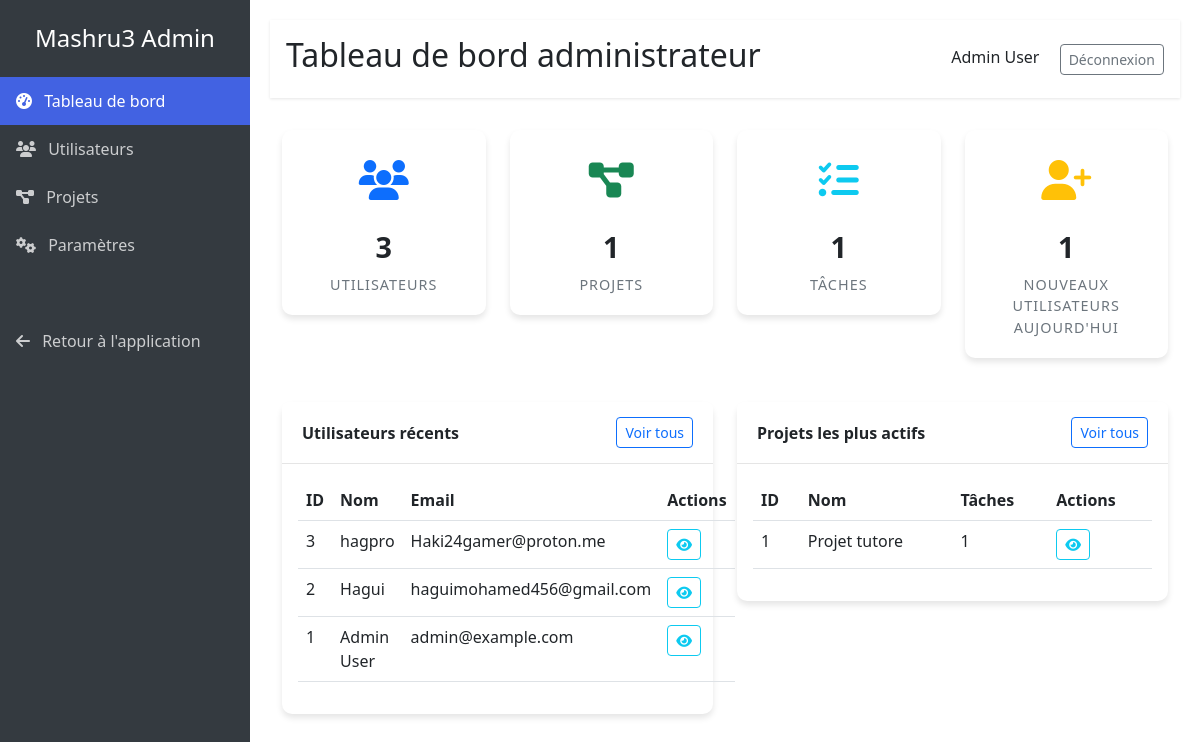
The page /admin (signed in) on the database its author committed.
### app.py (models this page shows)
class User(db.Model):
    user_id = db.Column(db.Integer, primary_key=True)
    name = db.Column(db.String(255), nullable=False)
    image = db.Column(db.String(255))
    password = db.Column(db.String(255), nullable=False)
    email = db.Column(db.String(255), unique=True, nullable=False)
    is_admin = db.Column(db.Boolean, default=False)
    created_at = db.Column(db.DATE, server_default=db.func.current_date())  # Add created_at field

class Project(db.Model):
    project_id = db.Column(db.Integer, primary_key=True)
    name = db.Column(db.String(255), nullable=False)
    description = db.Column(db.Text)
    image = db.Column(db.String(255))
    start_date = db.Column(db.DATE, nullable=True)
    end_date = db.Column(db.DATE, nullable=True)
    finished_date = db.Column(db.DATE, nullable=True)
    created_at = db.Column(db.DATE, server_default=db.func.current_date())

### app.py (the view)
@app.route('/admin')
def admin_dashboard():
    if 'user_id' not in session:
        return redirect(url_for('connexion'))
    user = db.session.get(User, session['user_id'])
    if not user or not user.is_admin:
        return redirect(url_for('dashboard'))
    total_users = User.query.count()
    total_projects = Project.query.count()
    total_tasks = Task.query.count()
    try:
        new_users_today = User.query.filter(User.created_at >= date.today()).count()
    except:
        new_users_today = 0  # Fallback if created_at isn't available on some users
    recent_users = User.query.order_by(User.user_id.desc()).limit(5).all()
    project_stats = db.session.query(
        Project.project_id,
        Project.name,
        db.func.count(Task.task_id).label('task_count')
    ).join(Task, Task.project_id == Project.project_id, isouter=True).group_by(
        Project.project_id, Project.name
    ).order_by(db.desc('task_count')).limit(5).all()
    return render_template(
        'admin/dashboard.html',
        total_users=total_users,
        total_projects=total_projects,
        total_tasks=total_tasks,
        new_users_today=new_users_today,
        recent_users=recent_users,
        project_stats=project_stats
    )

### app.py (called while the page is built)
@app.context_processor
def inject_quote():
    return {'quote': random.choice(COLLABORATION_QUOTES) if 'COLLABORATION_QUOTES' in globals() else None}

@app.context_processor
def inject_user_data():
    if 'user_id' in session:
        user = db.session.get(User, session['user_id'])
        if user:
            return {
                'user_first_name': user.name,
                'user_image': user.image,
                'is_admin': user.is_admin  # Add admin status here
            }
    return {'user_first_name': None, 'user_image': None, 'is_admin': False}

@app.context_processor
def inject_notifications_data():
    if 'user_id' in session:
        unread_count = Notification.query.filter_by(
            recipient_id=session['user_id'],
            is_read=False
        ).count()
        return {'notification_count': unread_count}
    return {'notification_count': 0}

### templates/admin/dashboard.html (shortened to what this page needs)
{% extends 'admin/base.html' %}
{% block page_title %}Tableau de bord administrateur{% endblock %}
{% block content %}
<div class="container-fluid">
    <div class="row mb-4">
        <div class="col-md-3">
            <div class="stat-card text-center">
                <div class="stat-icon text-primary">
                    <i class="fas fa-users"></i>
                </div>
                <div class="stat-number">{{ total_users }}</div>
                <div class="stat-title">Utilisateurs</div>
            </div>
        </div>
        <div class="col-md-3">
            <div class="stat-card text-center">
                <div class="stat-icon text-success">
                    <i class="fas fa-project-diagram"></i>
                </div>
                <div class="stat-number">{{ total_projects }}</div>
                <div class="stat-title">Projets</div>
            </div>
        </div>
        <div class="col-md-3">
            <div class="stat-card text-center">
                <div class="stat-icon text-info">
                    <i class="fas fa-tasks"></i>
                </div>
                <div class="stat-number">{{ total_tasks }}</div>
                <div class="stat-title">Tâches</div>
            </div>
        </div>
        <div class="col-md-3">
            <div class="stat-card text-center">
                <div class="stat-icon text-warning">
                    <i class="fas fa-user-plus"></i>
                </div>
                <div class="stat-number">{{ new_users_today }}</div>
                <div class="stat-title">Nouveaux utilisateurs aujourd'hui</div>
            </div>
        </div>
    </div>
    <div class="row">
        <div class="col-md-6">
            <div class="card">
                <div class="card-header d-flex justify-content-between align-items-center">
                    <span>Utilisateurs récents</span>
                    <a href="{{ url_for('admin_users') }}" class="btn btn-sm btn-outline-primary">Voir tous</a>
                </div>
                <div class="card-body">
                    <table class="table table-hover">
                        <thead>
                            <tr>
                                <th>ID</th>
                                <th>Nom</th>
                                <th>Email</th>
                                <th>Actions</th>
                            </tr>
                        </thead>
                        <tbody>
                            {% for user in recent_users %}
                            <tr>
                                <td>{{ user.user_id }}</td>
                                <td>{{ user.name }}</td>
                                <td>{{ user.email }}</td>
                                <td>
                                    <a href="{{ url_for('admin_user_details', user_id=user.user_id) }}" class="btn btn-sm btn-outline-info">
                                        <i class="fas fa-eye"></i>
                                    </a>
                                </td>
                            </tr>
                            {% else %}
                            <tr>
                                <td colspan="4" class="text-center">Aucun utilisateur trouvé</td>
                            </tr>
                            {% endfor %}
                        </tbody>
                    </table>
                </div>
            </div>
        </div>
        <div class="col-md-6">
            <div class="card">
                <div class="card-header d-flex justify-content-between align-items-center">
                    <span>Projets les plus actifs</span>
                    <a href="{{ url_for('admin_projects') }}" class="btn btn-sm btn-outline-primary">Voir tous</a>
                </div>
                <div class="card-body">
                    <table class="table table-hover">
                        <thead>
                            <tr>
                                <th>ID</th>
                                <th>Nom</th>
                                <th>Tâches</th>
                                <th>Actions</th>
                            </tr>
                        </thead>
                        <tbody>
                            {% for project in project_stats %}
                            <tr>
                                <td>{{ project.project_id }}</td>
                                <td>{{ project.name }}</td>
                                <td>{{ project.task_count }}</td>
                                <td>
                                    <a href="{{ url_for('admin_project_details', project_id=project.project_id) }}" class="btn btn-sm btn-outline-info">
                                        <i class="fas fa-eye"></i>
                                    </a>
                                </td>
                            </tr>
                            {% else %}
                            <tr>
                                <td colspan="4" class="text-center">Aucun projet trouvé</td>
                            </tr>
                            {% endfor %}
                        </tbody>
                    </table>
                </div>
            </div>
        </div>
    </div>
</div>
{% endblock %}

### templates/admin/base.html (shortened to what this page needs)
<!DOCTYPE html>
<html lang="fr">
<head>
    <link href="https://cdn.jsdelivr.net/npm/bootstrap@5.2.3/dist/css/bootstrap.min.css" rel="stylesheet">
    <link rel="stylesheet" href="https://cdnjs.cloudflare.com/ajax/libs/font-awesome/6.4.0/css/all.min.css">
</head>
<body>
    <div class="sidebar">
        <div class="d-flex align-items-center justify-content-center py-4">
            <h4 class="m-0">Mashru3 Admin</h4>
        </div>
        <ul class="nav flex-column">
            <li class="nav-item">
                <a href="{{ url_for('admin_dashboard') }}" class="nav-link {% if request.path == url_for('admin_dashboard') %}active{% endif %}">
                    <i class="fas fa-tachometer-alt me-2"></i> Tableau de bord
                </a>
            </li>
            <li class="nav-item">
                <a href="{{ url_for('admin_users') }}" class="nav-link {% if request.path == url_for('admin_users') %}active{% endif %}">
                    <i class="fas fa-users me-2"></i> Utilisateurs
                </a>
            </li>
            <li class="nav-item">
                <a href="{{ url_for('admin_projects') }}" class="nav-link {% if request.path == url_for('admin_projects') %}active{% endif %}">
                    <i class="fas fa-project-diagram me-2"></i> Projets
                </a>
            </li>
            <li class="nav-item">
                <a href="{{ url_for('admin_settings') }}" class="nav-link {% if request.path == url_for('admin_settings') %}active{% endif %}">
                    <i class="fas fa-cogs me-2"></i> Paramètres
                </a>
            </li>
            <li class="nav-item mt-5">
                <a href="{{ url_for('dashboard') }}" class="nav-link">
                    <i class="fas fa-arrow-left me-2"></i> Retour à l'application
                </a>
            </li>
        </ul>
    </div>
    <div class="main-content">
        <div class="header">
            <div class="d-flex justify-content-between align-items-center">
                <h2>{% block page_title %}Administration{% endblock %}</h2>
                <div>
                    <span class="me-3">{{ user_first_name }}</span>
                    <form action="{{ url_for('deconnexion') }}" method="POST" style="display: inline;">
                        <button type="submit" class="btn btn-outline-secondary btn-sm">Déconnexion</button>
                    </form>
                </div>
            </div>
        </div>
        <div class="content">
            {% block content %}{% endblock %}
        </div>
    </div>
</body>
</html>

### templates/admin/base.html (style rules this page uses)
:root { --primary: #4262e2; --secondary: #6c757d; --success: #28a745; --danger: #dc3545; --warning: #ffc107; --info: #17a2b8; --light: #f8f9fa; --dark: #343a40; --sidebar-width: 250px; }
body { min-height: 100vh; display: flex; }
.sidebar { width: var(--sidebar-width); background-color: var(--dark); color: white; min-height: 100vh; position: fixed; top: 0; left: 0; z-index: 1000; }
.sidebar .nav-link { color: rgba(255, 255, 255, 0.75); padding: 0.75rem 1rem; transition: all 0.2s ease; }
.sidebar .nav-link.active { color: white; background-color: var(--primary); }
.main-content { width: calc(100% - var(--sidebar-width)); margin-left: var(--sidebar-width); padding: 20px; }
.header { background-color: white; box-shadow: 0 1px 3px rgba(0,0,0,0.1); padding: 1rem; margin-bottom: 2rem; }
.card { border: none; border-radius: 10px; box-shadow: 0 4px 6px rgba(0, 0, 0, 0.1); margin-bottom: 20px; }
.card-header { background-color: white; border-bottom: 1px solid rgba(0,0,0,0.1); font-weight: bold; padding: 15px 20px; }
.stat-card { background-color: white; border-radius: 10px; box-shadow: 0 4px 6px rgba(0,0,0,0.1); padding: 20px; margin-bottom: 20px; transition: transform 0.2s ease; }
.stat-icon { font-size: 2.5rem; margin-bottom: 15px; }
.stat-number { font-size: 1.8rem; font-weight: bold; margin-bottom: 5px; }
.stat-title { color: var(--secondary); font-size: 0.9rem; text-transform: uppercase; letter-spacing: 1px; }

### rows shown on the page
User: name "Admin User", user_id "1", email "admin@example.com"
User: user_id "3", name "hagpro", email "Haki24gamer@proton.me"
User: user_id "2", name "Hagui", email "haguimohamed456@gmail.com"
Project: project_id "1", name "Projet tutore", task_count "1"

### other values the page prints
{{ total_users }} "3"
{{ total_projects }} "1"
{{ total_tasks }} "1"
{{ new_users_today }} "1"
